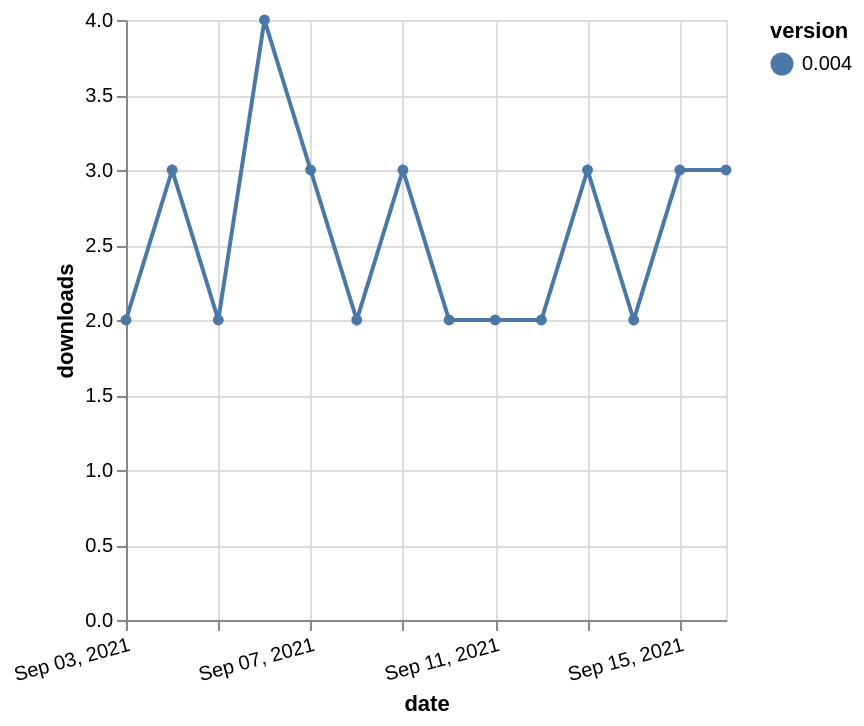

This figure's Vega-Lite source:
### Vega-Lite specification from a JSON file in a GitHub repository (floating-point values rounded to 4 significant figures)
{"$schema": "https://vega.github.io/schema/vega-lite/v5.json", "description": "A simple bar chart with embedded data.", "data": {"values": [{"date": "2021-09-03", "total": 2581, "delta": 2, "version": "0.004"}, {"date": "2021-09-04", "total": 2584, "delta": 3, "version": "0.004"}, {"date": "2021-09-05", "total": 2586, "delta": 2, "version": "0.004"}, {"date": "2021-09-06", "total": 2590, "delta": 4, "version": "0.004"}, {"date": "2021-09-07", "total": 2593, "delta": 3, "version": "0.004"}, {"date": "2021-09-08", "total": 2595, "delta": 2, "version": "0.004"}, {"date": "2021-09-09", "total": 2598, "delta": 3, "version": "0.004"}, {"date": "2021-09-10", "total": 2600, "delta": 2, "version": "0.004"}, {"date": "2021-09-11", "total": 2602, "delta": 2, "version": "0.004"}, {"date": "2021-09-12", "total": 2604, "delta": 2, "version": "0.004"}, {"date": "2021-09-13", "total": 2607, "delta": 3, "version": "0.004"}, {"date": "2021-09-14", "total": 2609, "delta": 2, "version": "0.004"}, {"date": "2021-09-15", "total": 2612, "delta": 3, "version": "0.004"}, {"date": "2021-09-16", "total": 2615, "delta": 3, "version": "0.004"}]}, "width": "container", "mark": {"type": "line", "point": {"filled": true}}, "encoding": {"x": {"field": "date", "type": "temporal", "timeUnit": "yearmonthdate", "title": "date", "axis": {"labelAngle": -15}}, "y": {"field": "delta", "type": "quantitative", "title": "downloads"}, "color": {"field": "version", "type": "nominal"}, "tooltip": {"field": "delta"}}}
